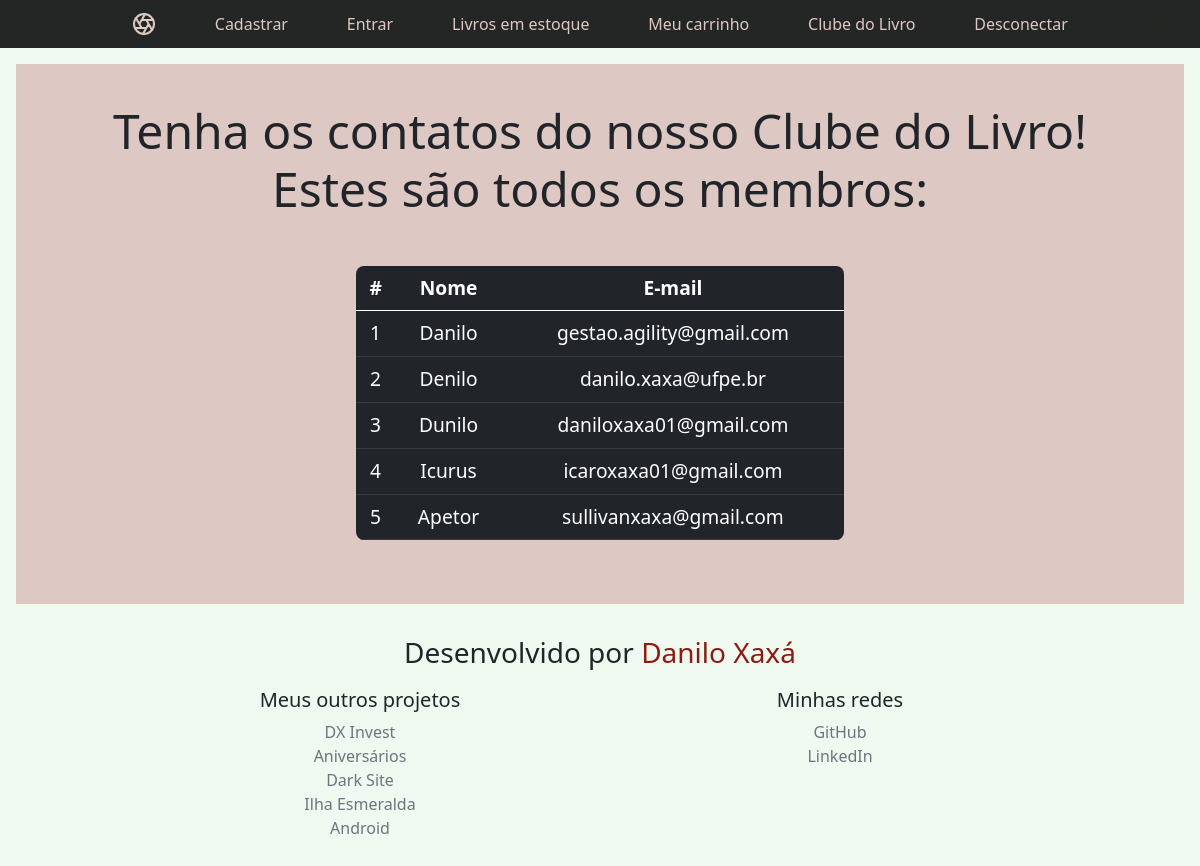
/pessoas (signed in), run on an earlier commit of the app's database.
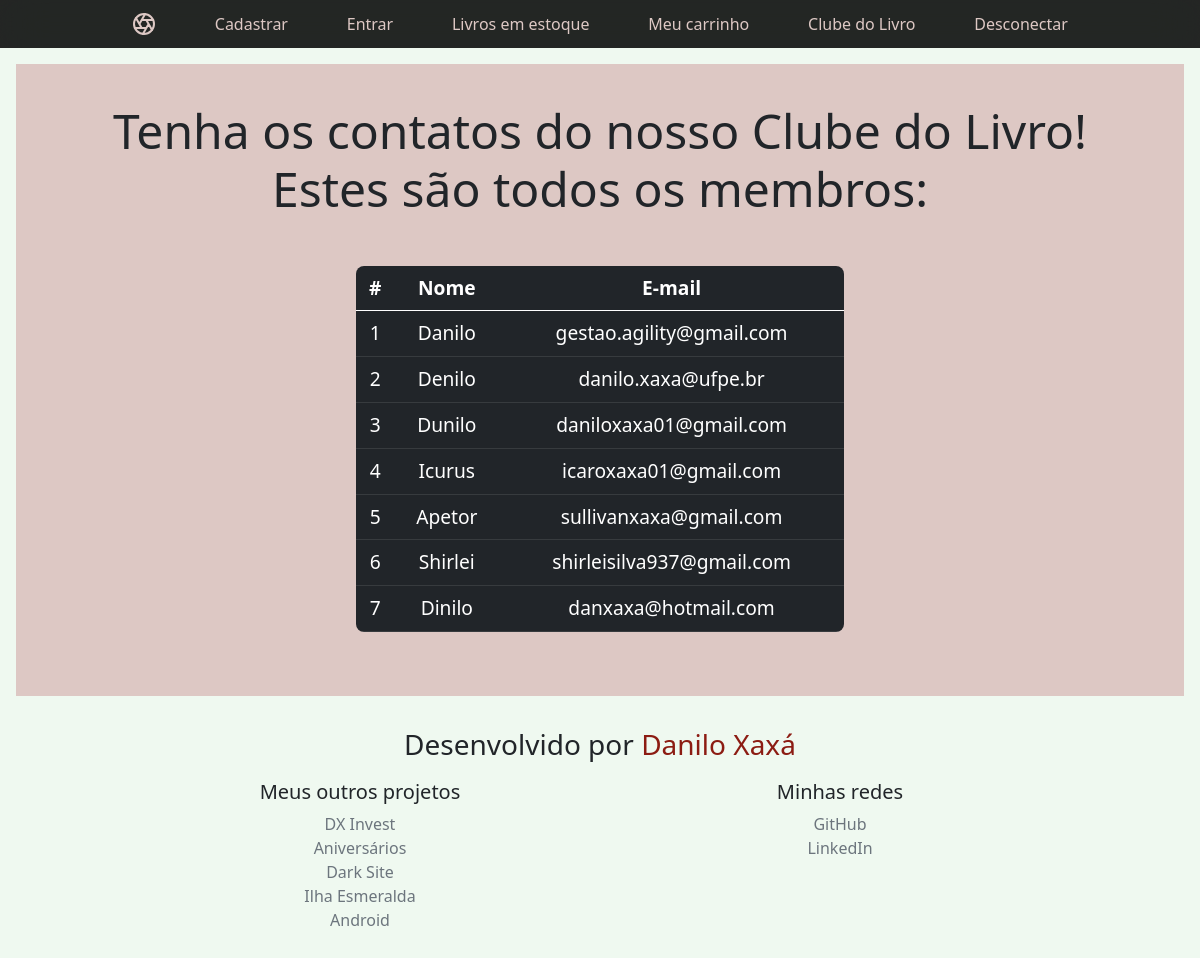
And on a later commit of the database.
### tables this page shows
CREATE TABLE registrados (id INTEGER, nome TEXT NOT NULL, email TEXT NOT NULL, senha TEXT NOT NULL, PRIMARY KEY (id));

### app.py (the view)
@app.route('/pessoas')
def pessoas():
    if not session.get("nome"):
        return redirect(url_for('entrar', pagina="pessoas"))
    nomes_emails = db.execute("SELECT nome, email FROM registrados")
    return render_template('pessoas.html', nomes_emails=nomes_emails)

### templates/pessoas.html (shortened to what this page needs)
{% extends "layout.html" %}
{% block main %}
<div class="position-relative overflow-hidden p-3 p-md-5 m-md-3 text-center bg-light" style="background-color: #DDC8C4 !important; padding: 0 !important;">
    <h1 class="display-4 fw-normal tituloPessoas" style="margin-top: .8em !important; margin-bottom: -1em !important;"> Tenha os contatos do nosso Clube do Livro!<br>Estes são todos os membros: </h1>
    <div class="col-md-5 p-lg-5 mx-auto my-5" style="width: 50% !important;">
        <table class="table table-dark table-hover" style="margin-bottom: -2em !important;">
            <thead>
                <tr>
                    <th scope="col">#</th>
                    <th scope="col">Nome</th>
                    <th scope="col">E-mail</th>
                </tr>
            </thead>
            <tbody>
                {% for item in nomes_emails %}
                <tr>
                    <td scope="row">{{ loop.index }}</td>
                    <td scope="row">{{ item.nome }}</td>
                    <td scope="row">{{ item.email }}</td>
                </tr>
                {% endfor %}
            </tbody>
        </table>
    </div>
</div>
{% endblock %}

What changed in the data, as far as the page shows it:
added registrados: nome "Shirlei", email "shirleisilva937@gmail.com"
added registrados: nome "Dinilo", email "danxaxa@hotmail.com"
